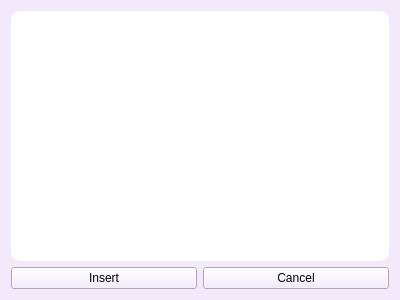
<?xml version="1.0" encoding="UTF-8"?>
<ui version="4.0">
 <class>FaceCharacter</class>
 <widget class="QWidget" name="FaceCharacter">
  <property name="geometry">
   <rect>
    <x>0</x>
    <y>0</y>
    <width>400</width>
    <height>300</height>
   </rect>
  </property>
  <property name="windowTitle">
   <string>ChatTime FaceCharacter</string>
  </property>
  <property name="styleSheet">
   <string notr="true">background-color: rgb(242, 233, 250);</string>
  </property>
  <layout class="QVBoxLayout" name="verticalLayout_2">
   <item>
    <layout class="QVBoxLayout" name="verticalLayout">
     <item>
      <widget class="QListWidget" name="faceCharacter">
       <property name="styleSheet">
        <string notr="true">QListWidget {

	background-color: rgb(255,255,255);
    border: none;
    border-radius: 10px;

}</string>
       </property>
       <property name="viewMode">
        <enum>QListView::IconMode</enum>
       </property>
      </widget>
     </item>
     <item>
      <layout class="QHBoxLayout" name="horizontalLayout">
       <item>
        <widget class="QPushButton" name="insertBtn">
         <property name="text">
          <string>Insert</string>
         </property>
        </widget>
       </item>
       <item>
        <widget class="QPushButton" name="cancelBtn">
         <property name="text">
          <string>Cancel</string>
         </property>
        </widget>
       </item>
      </layout>
     </item>
    </layout>
   </item>
  </layout>
 </widget>
 <resources/>
 <connections/>
</ui>
